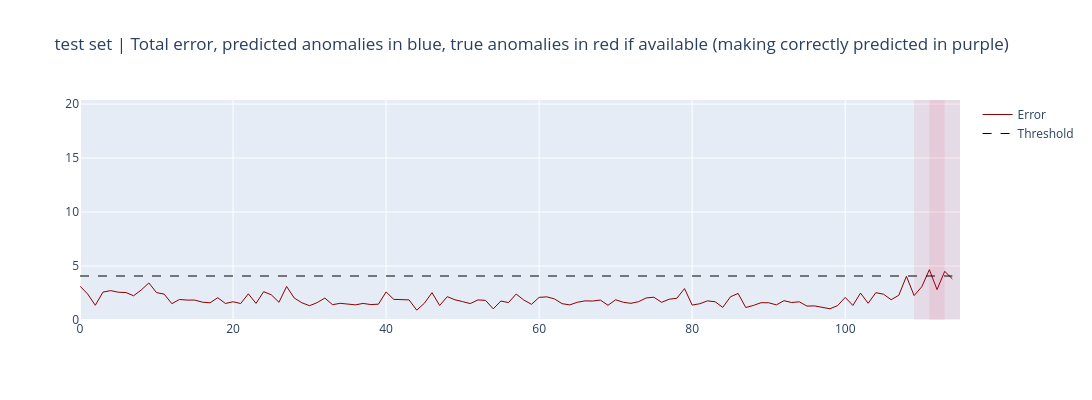
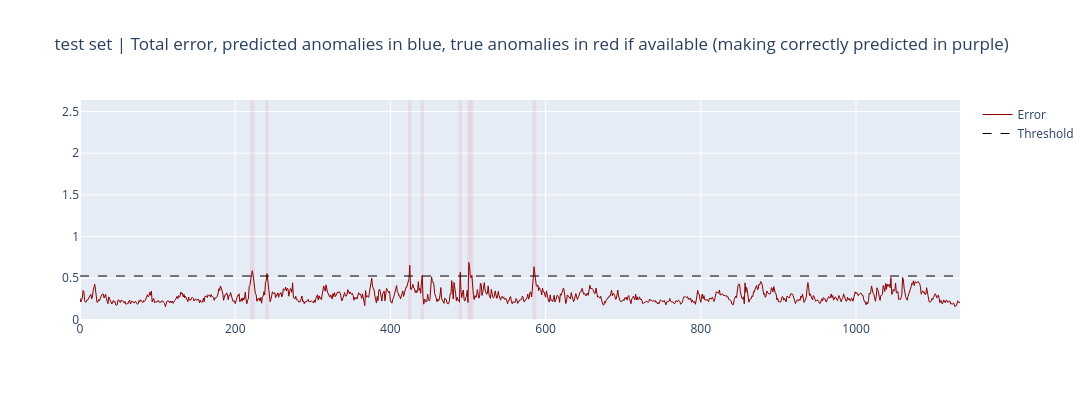
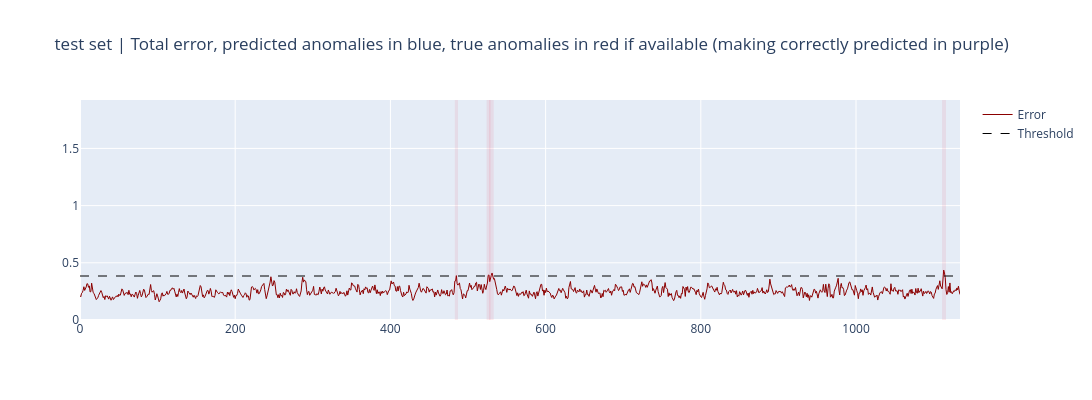
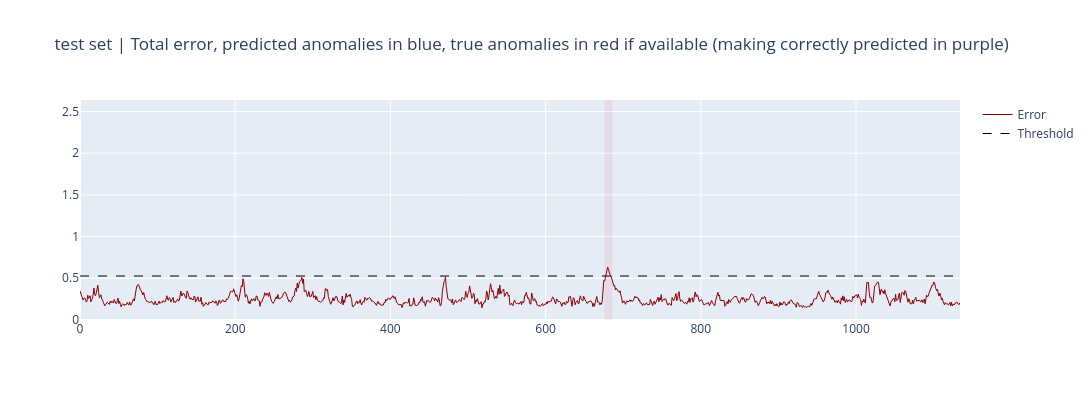

The notebook cell these images were saved under, in order:
### Code cell
for i in range(0,len(list_),2):
    print("###################################" + list_[i].split("_")[0] + "###################################")
    train_name = list_[i]; test_name = list_[i+1]
    plotter = Plotter(train_name, test_name)
    plotter.plotly_global_predictions()

### Figure 1 — Plotly figure (JSON) as saved in the notebook; plotly's stock layout.template omitted (floating-point values rounded to 4 significant figures)
{"data": [{"line": {"color": "darkred", "width": 1}, "name": "Error", "type": "scatter", "x": [0, 1, 2, 3, 4, 5, 6, 7, 8, 9, 10, 11, 12, 13, 14, 15, 16, 17, 18, 19, 20, 21, 22, 23, 24, 25, 26, 27, 28, 29, 30, 31, 32, 33, 34, 35, 36, 37, 38, 39, 40, 41, 42, 43, 44, 45, 46, 47, 48, 49, 50, 51, 52, 53, 54, 55, 56, 57, 58, 59, 60, 61, 62, 63, 64, 65, 66, 67, 68, 69, 70, 71, 72, 73, 74, 75, 76, 77, 78, 79, 80, 81, 82, 83, 84, 85, 86, 87, 88, 89, 90, 91, 92, 93, 94, 95, 96, 97, 98, 99, 100, 101, 102, 103, 104, 105, 106, 107, 108, 109, 110, 111, 112, 113, 114], "y": [3.133, 2.411, 1.365, 2.583, 2.721, 2.574, 2.545, 2.245, 2.779, 3.431, 2.537, 2.397, 1.514, 1.9, 1.846, 1.844, 1.652, 1.592, 2.066, 1.53, 1.689, 1.526, 2.426, 1.537, 2.622, 2.333, 1.642, 3.104, 2.036, 1.593, 1.323, 1.612, 2.034, 1.418, 1.545, 1.484, 1.404, 1.535, 1.429, 1.464, 2.602, 1.912, 1.911, 1.864, 0.9156, 1.548, 2.534, 1.345, 2.162, 1.87, 1.706, 1.521, 1.86, 1.816, 1.032, 1.758, 1.613, 2.403, 1.847, 1.452, 2.095, 2.147, 1.956, 1.512, 1.399, 1.642, 1.773, 1.758, 1.845, 1.365, 1.876, 1.641, 1.545, 1.698, 2.043, 2.11, 1.636, 1.926, 2.016, 2.91, 1.381, 1.508, 1.772, 1.689, 1.17, 2.145, 2.463, 1.16, 1.347, 1.602, 1.596, 1.401, 1.79, 1.619, 1.686, 1.288, 1.306, 1.205, 1.039, 1.327, 2.097, 1.347, 2.493, 1.551, 2.529, 2.391, 1.881, 2.285, 4.047, 2.264, 3.072, 4.663, 2.818, 4.507, 3.811]}, {"line": {"color": "black", "dash": "dash", "width": 1}, "name": "Threshold", "type": "scatter", "x": [0, 1, 2, 3, 4, 5, 6, 7, 8, 9, 10, 11, 12, 13, 14, 15, 16, 17, 18, 19, 20, 21, 22, 23, 24, 25, 26, 27, 28, 29, 30, 31, 32, 33, 34, 35, 36, 37, 38, 39, 40, 41, 42, 43, 44, 45, 46, 47, 48, 49, 50, 51, 52, 53, 54, 55, 56, 57, 58, 59, 60, 61, 62, 63, 64, 65, 66, 67, 68, 69, 70, 71, 72, 73, 74, 75, 76, 77, 78, 79, 80, 81, 82, 83, 84, 85, 86, 87, 88, 89, 90, 91, 92, 93, 94, 95, 96, 97, 98, 99, 100, 101, 102, 103, 104, 105, 106, 107, 108, 109, 110, 111, 112, 113, 114], "y": [4.076, 4.076, 4.076, 4.076, 4.076, 4.076, 4.076, 4.076, 4.076, 4.076, 4.076, 4.076, 4.076, 4.076, 4.076, 4.076, 4.076, 4.076, 4.076, 4.076, 4.076, 4.076, 4.076, 4.076, 4.076, 4.076, 4.076, 4.076, 4.076, 4.076, 4.076, 4.076, 4.076, 4.076, 4.076, 4.076, 4.076, 4.076, 4.076, 4.076, 4.076, 4.076, 4.076, 4.076, 4.076, 4.076, 4.076, 4.076, 4.076, 4.076, 4.076, 4.076, 4.076, 4.076, 4.076, 4.076, 4.076, 4.076, 4.076, 4.076, 4.076, 4.076, 4.076, 4.076, 4.076, 4.076, 4.076, 4.076, 4.076, 4.076, 4.076, 4.076, 4.076, 4.076, 4.076, 4.076, 4.076, 4.076, 4.076, 4.076, 4.076, 4.076, 4.076, 4.076, 4.076, 4.076, 4.076, 4.076, 4.076, 4.076, 4.076, 4.076, 4.076, 4.076, 4.076, 4.076, 4.076, 4.076, 4.076, 4.076, 4.076, 4.076, 4.076, 4.076, 4.076, 4.076, 4.076, 4.076, 4.076, 4.076, 4.076, 4.076, 4.076, 4.076, 4.076]}], "layout": {"height": 400, "shapes": [{"fillcolor": "crimson", "line": {"width": 0}, "opacity": 0.08, "type": "rect", "x0": 109, "x1": 113, "y0": -0.1, "y1": 20.38}, {"fillcolor": "crimson", "line": {"width": 0}, "opacity": 0.08, "type": "rect", "x0": 111, "x1": 115, "y0": -0.1, "y1": 20.38}], "title": {"text": "test set | Total error, predicted anomalies in blue, true anomalies in red if available (making correctly predicted in purple)"}, "width": 1500, "yaxis": {"range": [0, 20.38]}}}

### Figure 2 — Plotly figure (JSON) as saved in the notebook; plotly's stock layout.template omitted (floating-point values rounded to 4 significant figures; data arrays with more than 128 entries replaced by an {"elided": "..."} marker saying what was removed)
{"data": [{"line": {"color": "darkred", "width": 1}, "name": "Error", "type": "scatter", "x": {"elided": "1135 int values"}, "y": {"elided": "1135 float values"}}, {"line": {"color": "black", "dash": "dash", "width": 1}, "name": "Threshold", "type": "scatter", "x": {"elided": "1135 int values"}, "y": {"elided": "1135 float values"}}], "layout": {"height": 400, "shapes": [{"fillcolor": "crimson", "line": {"width": 0}, "opacity": 0.08, "type": "rect", "x0": 219, "x1": 225, "y0": -0.1, "y1": 2.637}, {"fillcolor": "crimson", "line": {"width": 0}, "opacity": 0.08, "type": "rect", "x0": 239, "x1": 243, "y0": -0.1, "y1": 2.637}, {"fillcolor": "crimson", "line": {"width": 0}, "opacity": 0.08, "type": "rect", "x0": 423, "x1": 427, "y0": -0.1, "y1": 2.637}, {"fillcolor": "crimson", "line": {"width": 0}, "opacity": 0.08, "type": "rect", "x0": 439, "x1": 443, "y0": -0.1, "y1": 2.637}, {"fillcolor": "crimson", "line": {"width": 0}, "opacity": 0.08, "type": "rect", "x0": 488, "x1": 492, "y0": -0.1, "y1": 2.637}, {"fillcolor": "crimson", "line": {"width": 0}, "opacity": 0.08, "type": "rect", "x0": 499, "x1": 504, "y0": -0.1, "y1": 2.637}, {"fillcolor": "crimson", "line": {"width": 0}, "opacity": 0.08, "type": "rect", "x0": 503, "x1": 507, "y0": -0.1, "y1": 2.637}, {"fillcolor": "crimson", "line": {"width": 0}, "opacity": 0.08, "type": "rect", "x0": 583, "x1": 588, "y0": -0.1, "y1": 2.637}], "title": {"text": "test set | Total error, predicted anomalies in blue, true anomalies in red if available (making correctly predicted in purple)"}, "width": 1500, "yaxis": {"range": [0, 2.637]}}}

### Figure 3 — Plotly figure (JSON) as saved in the notebook; plotly's stock layout.template omitted (floating-point values rounded to 4 significant figures; data arrays with more than 128 entries replaced by an {"elided": "..."} marker saying what was removed)
{"data": [{"line": {"color": "darkred", "width": 1}, "name": "Error", "type": "scatter", "x": {"elided": "1135 int values"}, "y": {"elided": "1135 float values"}}, {"line": {"color": "black", "dash": "dash", "width": 1}, "name": "Threshold", "type": "scatter", "x": {"elided": "1135 int values"}, "y": {"elided": "1135 float values"}}], "layout": {"height": 400, "shapes": [{"fillcolor": "crimson", "line": {"width": 0}, "opacity": 0.08, "type": "rect", "x0": 483, "x1": 487, "y0": -0.1, "y1": 1.923}, {"fillcolor": "crimson", "line": {"width": 0}, "opacity": 0.08, "type": "rect", "x0": 524, "x1": 529, "y0": -0.1, "y1": 1.923}, {"fillcolor": "crimson", "line": {"width": 0}, "opacity": 0.08, "type": "rect", "x0": 527, "x1": 533, "y0": -0.1, "y1": 1.923}, {"fillcolor": "crimson", "line": {"width": 0}, "opacity": 0.08, "type": "rect", "x0": 1111, "x1": 1116, "y0": -0.1, "y1": 1.923}], "title": {"text": "test set | Total error, predicted anomalies in blue, true anomalies in red if available (making correctly predicted in purple)"}, "width": 1500, "yaxis": {"range": [0, 1.923]}}}

### Figure 4 — Plotly figure (JSON) as saved in the notebook; plotly's stock layout.template omitted (floating-point values rounded to 4 significant figures; data arrays with more than 128 entries replaced by an {"elided": "..."} marker saying what was removed)
{"data": [{"line": {"color": "darkred", "width": 1}, "name": "Error", "type": "scatter", "x": {"elided": "1135 int values"}, "y": {"elided": "1135 float values"}}, {"line": {"color": "black", "dash": "dash", "width": 1}, "name": "Threshold", "type": "scatter", "x": {"elided": "1135 int values"}, "y": {"elided": "1135 float values"}}], "layout": {"height": 400, "shapes": [{"fillcolor": "crimson", "line": {"width": 0}, "opacity": 0.08, "type": "rect", "x0": 676, "x1": 686, "y0": -0.1, "y1": 2.637}], "title": {"text": "test set | Total error, predicted anomalies in blue, true anomalies in red if available (making correctly predicted in purple)"}, "width": 1500, "yaxis": {"range": [0, 2.637]}}}
